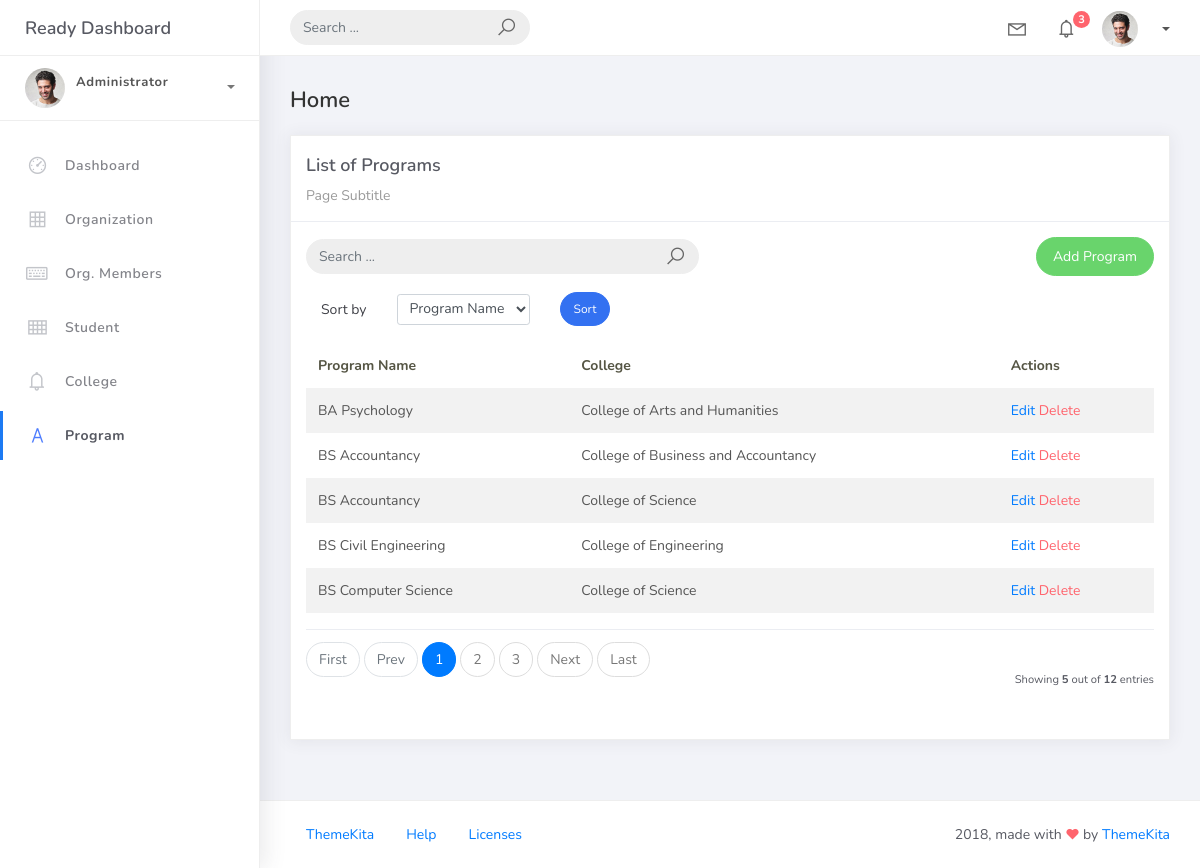
Page /programs on the committed database.
### studentorg/models.py (models this page shows, shortened)
class BaseModel(models.Model):
    created_at = models.DateTimeField(auto_now_add=True, db_index=True)
    updated_at = models.DateTimeField(auto_now=True)
    class Meta:
        abstract = True

class Program(BaseModel):
    prog_name = models.CharField(max_length=150)
    college = models.ForeignKey(College, on_delete=models.CASCADE)

class College(BaseModel):
    college_name = models.CharField(max_length=150)
    def __str__(self):
            return self.college_name

### studentorg/views.py (the view)
# urls.py: path('programs', ProgramList.as_view(), name='program-list'),
class ProgramList(ListView):
    model = Program
    context_object_name = 'program'
    template_name = "program_list.html"
    paginate_by = 5
    def get_ordering(self):
        allowed = ["prog_name", "college__college_name"]
        sort_by = self.request.GET.get("sort_by")
        if sort_by in allowed:
            return sort_by
        return "prog_name"
    def get_queryset(self):
                qs = super().get_queryset()
                query = self.request.GET.get('q')
                if query:
                    qs = qs.filter(
                        Q(prog_name__icontains=query) |
                        Q(college__college_name__icontains=query)
                    )
                return qs

### templates/program_list.html (shortened to what this page needs)
{% extends 'base.html' %}
{% load static %}
{% block content %}
<div class="content">
    <div class="container-fluid">
        <h4 class="page-title">Home</h4>
        <div class="row">
            <div class="col-md-12">
                <div class="card">
                    <div class="card-header">
                        <div class="card-title">List of Programs</div>
                        <div class="card-category">Page Subtitle</div>
                    </div>
                    <div class="card-body">
                        <div class="row align-items-center mb-3">
                                <div class="col-md-6 mb-2 mb-md-0">
                                    <form class="navbar-left navbar-form nav-search mr-md-3" action="{% url 'program-list' %}" method="get">
                                        <div class="input-group">
                                            <input type="text"
                                                placeholder="Search ..."
                                                class="form-control"
                                                name="q"
                                                value="{{ request.GET.q|default:'' }}" />
                                            <div class="input-group-append">
                                                <button type="submit" class="input-group-text">
                                                    <i class="la la-search search-icon"></i>
                                                </button>
                                            </div>
                                        </div>
                                    </form>
                                </div>
                            <div class="col-md-6 text-md-right">
                                <a href="{% url 'program-add' %}"
                                   class="btn btn-success btn-rounded">
                                    Add Program
                                </a>
                            </div>
                        </div>
                        <div class="col-md-12">
                            <form method="get" class="row g-2 align-items-center">
                                <div class="col-auto">
                                    <label for="smallSelect" class="col-form-label">Sort by</label>
                                </div>
                                <div class="col-auto">
                                    <select class="form-control form-control-sm" id="smallSelect" name="sort_by">
                                        <option value="prog_name" {% if request.GET.sort_by == "prog_name" %}selected{% endif %}>
                                            Program Name
                                        </option>
                                    </select>
                                </div>
                                <div class="col-auto">
                                    <button type="submit" class="btn btn-primary btn-sm btn-rounded">Sort</button>
                                </div>
                            </form>
                        </div>
                        <table class="table table-striped mt-3">
                            <thead>
                                <tr>
                                    <th scope="col">Program Name</th>
                                    <th scope="col">College</th>
                                    <th scope ="col">Actions</th>
                                </tr>
                            </thead>
                            <tbody>
                                {% for object in program %}
                                <tr>
                                    <td>{{ object.prog_name }}</td>
                                    <td>{{ object.college }}</td>
                                    <td>
                                        <a href="{% url 'program-update' object.id %}">Edit</a>
                                        <a href="{% url 'program-delete' object.id %}" class="text-danger">Delete</a>
                                    </td>
                                </tr>
                                {% endfor %}
                            </tbody>
                        </table>
                        {% include 'includes/pagination.html' %}
                    </div>
                </div>
            </div>
        </div>
    </div>
</div>
{% endblock %}

### rows in the picture
Program: prog_name "BA Psychology", college "College of Arts and Humanities"
Program: prog_name "BS Accountancy", college "College of Business and Accountancy"
Program: prog_name "BS Accountancy", college "College of Science"
Program: prog_name "BS Civil Engineering", college "College of Engineering"
Program: prog_name "BS Computer Science", college "College of Science"

### other values in the picture
{{ page_num }} "1"
{{ page_num }} "2" "3"
{{ object_list.count }} "5"
{{ paginator.count }} "12"
